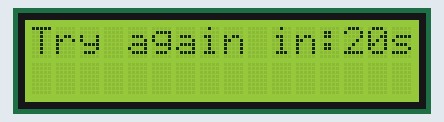
This sketch was run on a simulated Arduino Uno, built with avr-gcc and run on an emulated ATmega328P. Shown: 16×2 character LCD.

Above: at 0.76 s.
At 1.6 s:
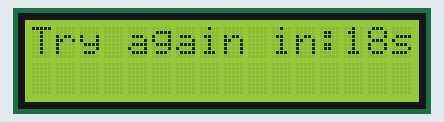
At 2.26 s:
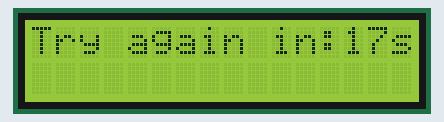
At 3.6 s:
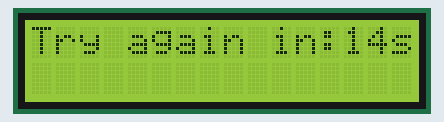
At 6.26 s:
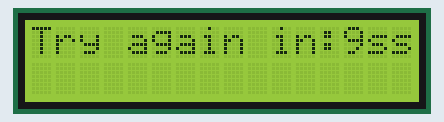
At 10.6 s:
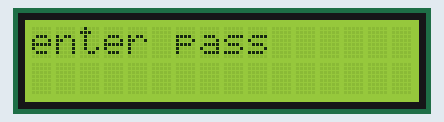

The sketch:

time.ino
```cpp
 #include <Wire.h>
#include <LiquidCrystal_I2C.h>

 int lastUpdateTime = 0;
unsigned long updateInterval = 500;
 int currentTime = 0;
int countdown = 20; // Initial countdown value
LiquidCrystal_I2C lcd(0x27,16,2);
void setup() {
  lcd.init();
  lcd.backlight();
}

void loop() {
  currentTime = millis(); // Get the current time
  // Check if it's time to update the display
  if (currentTime - lastUpdateTime >= updateInterval) {
    // Update the display with the countdown value
    lcd.setCursor(0, 0); // Set cursor to the beginning of the first line
    lcd.print("Try again in:");
    lcd.print(countdown);
    lcd.print("s");

    lastUpdateTime = currentTime; // Update the last update time

    // Decrement the countdown value
    countdown--;

    // Check if countdown reaches 0, reset it to 20
    if (countdown < 0) {
      //countdown = 0;
      lcd.clear();
    lcd.print("enter pass");
    }

  }


}
```

Measured:
- what the display in image 0 shows lasts 0.5 s, from 0.5 s to 1.0 s
